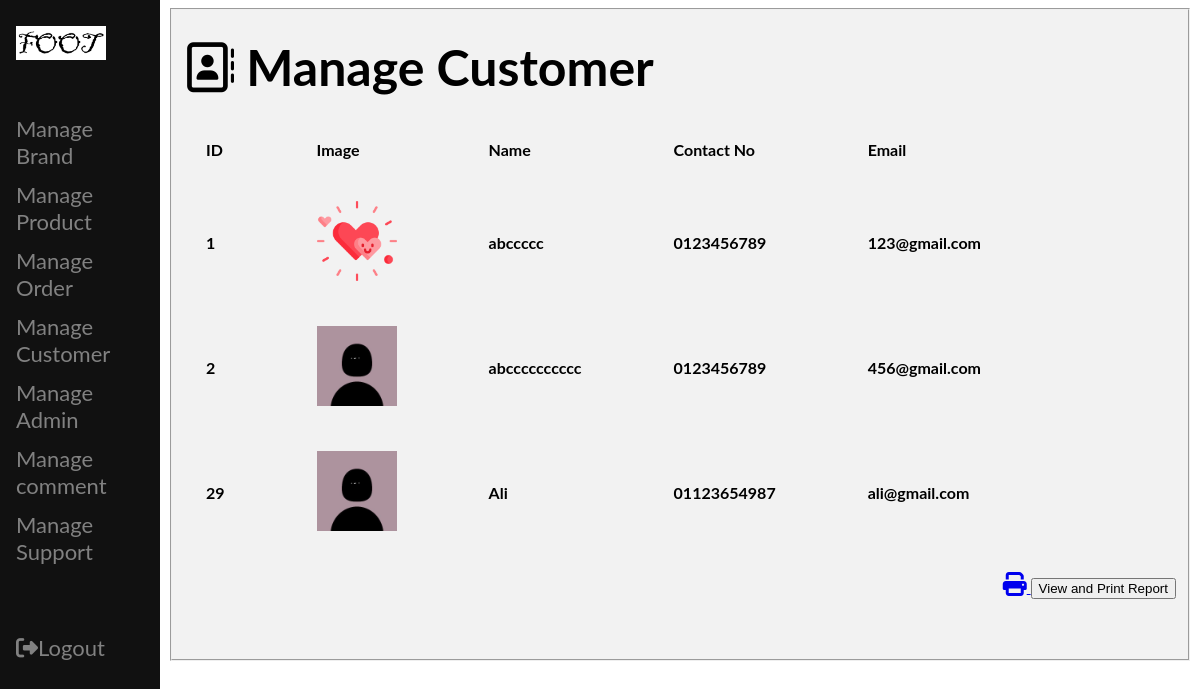
Page /manageuser.php (signed in) on the earlier database version.
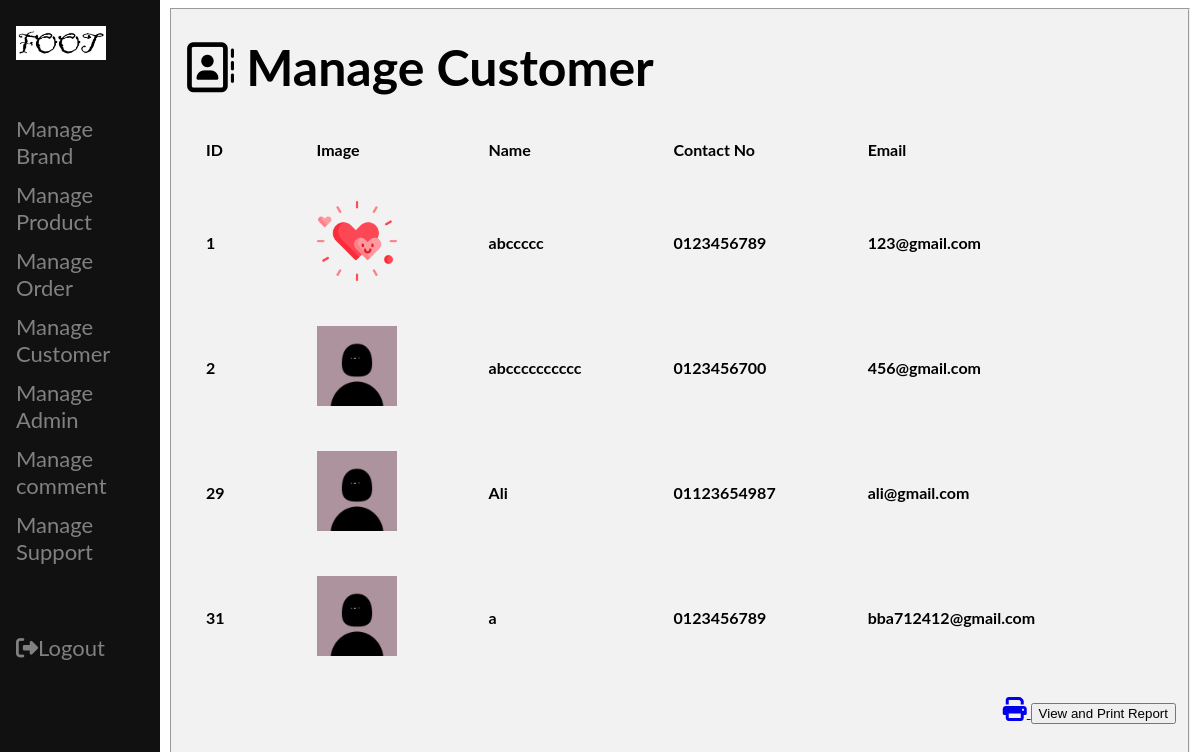
Same page on the later database version.
### tables this page shows
CREATE TABLE `user` (
  `user_id` int(100) NOT NULL,
  `full_name` varchar(50) NOT NULL,
  `contact_no` varchar(14) NOT NULL,
  `email_address` varchar(30) NOT NULL,
  `username` varchar(30) NOT NULL,
  `userpassword` varchar(30) NOT NULL,
  `confirm_password` varchar(30) NOT NULL,
  `image` varchar(100) NOT NULL,
  `status` varchar(10) NOT NULL
);

### manageuser.php (the view, shortened to what this page needs)
<?php
    include 'adminheader.php';
    include 'conn.php';
    $id =$_GET['admin_id'];
?>
<!DOCTYPE html>
<html lang="en">
<head>
    <link rel="stylesheet" href="https://cdnjs.cloudflare.com/ajax/libs/font-awesome/4.7.0/css/font-awesome.min.css">
</head>
<body>
<div id="wrapper">
<div class="middle">
    <fieldset>
    <?php
        $sql = "select * from user";
        $result = mysqli_query($conn,$sql);
        ?>
      <h1><i class="fa fa-address-book-o" style="font-size:50px"></i><b style="font-size: 50px;"> Manage Customer</b></h1>
      <table border="0px">
        <tr>
          <td>ID</td>
          <td>Image</td>
          <td>Name</td>
          <td>Contact No</td>
          <td>Email</td>
        </tr>
        <?php
        while($row = mysqli_fetch_array($result))
        {
            ?>
        <tr>
          <td><?php echo $row["user_id"]; ?></td>
          <td><img class='img' src="<?php echo "image/".$row['image'];?>" ></td>
          <td><?php echo $row["full_name"];	?></td>
          <td><?php echo $row["contact_no"];?></td>
          <td><?php echo $row["email_address"];?></td>
        </tr>
            <?php
        }
		?>
      </table>
<p>
      <span class="left" ><a href="reportuser.php?admin_id=<?php echo $id ?>" alt="insert"> <i class='fa fa-print' style='font-size:24px'></i> <input type="button" value="View and Print Report"></span></p>
    </fieldset>
  </div>
</div>
</body>
</html>

Differences in the rows shown:
changed user "abcccccccccc": contact_no "0123456789" → "0123456700"
added user: user_id "31", image (placeholder picture), full_name "a", contact_no "0123456789", email_address "bba712412@gmail.com"
